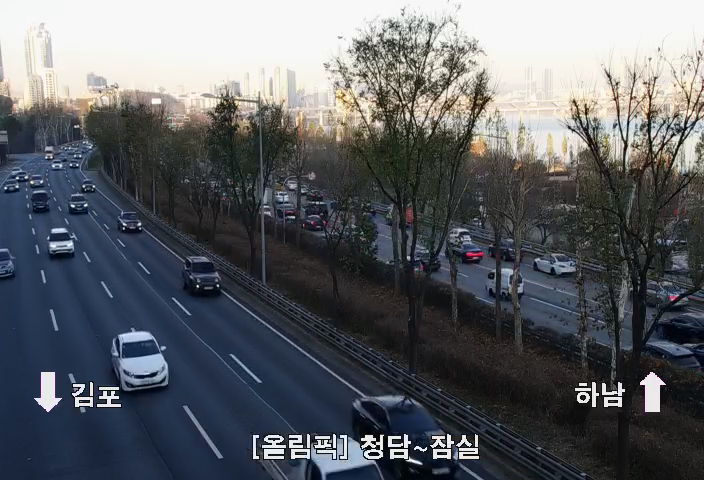
#> input picture frame 90 of 배경추출/cctv.mp4, 704 x 480 px
$ python mask_background_subtraction.py
#> lines starting #> are read from the running program, lines starting #| are printed output that depends on the picture
import cv2
import numpy as np
import os
import time
video_path = './cctv.mp4'
output_path = './mask_background_subtraction_output.mp4'
video = cv2.VideoCapture(video_path)

width = int(video.get(cv2.CAP_PROP_FRAME_WIDTH))
height = int(video.get(cv2.CAP_PROP_FRAME_HEIGHT))
fps = int(video.get(cv2.CAP_PROP_FPS))
codec = cv2.VideoWriter_fourcc(*'mp4v')

# codec = int(video.get(cv2.CAP_PROP_FOURCC))
print(codec, type(codec))

# # # codec = chr(codec&0xff) + chr((codec>>8)&0xff) + chr((codec>>16)&0xff) + chr((codec>>24)&0xff)
# # # codec = cv2.VideoWriter_fourcc(*codec)
# # print(codec)
out = cv2.VideoWriter(output_path, codec, fps, (width, height))

fgbg = cv2.createBackgroundSubtractorKNN(detectShadows=False)
# [6 lines of commented-out code are left out]
kernel = cv2.getStructuringElement(cv2.MORPH_RECT,(7,7))
time_cost = 0
fps_cost = 0
frame_num = 0
while(1):
    start = time.time()
    frame_num +=1

    return_value, frame = video.read()
#> frame is the input picture: shape (480, 704, 3); mean B, G, R 101.5, 97, 93.9
    # 비디오 프레임 정보가 있으면 계속 진행
    if return_value:
        pass
    else :
        print('비디오가 끝났거나 오류가 있습니다')
        break

    background_extraction_mask = fgbg.apply(frame)
#> background_extraction_mask: shape (480, 704); every value is 255
    # background_extraction_mask = cv2.morphologyEx(background_extraction_mask,
    #                                  cv2.MORPH_CLOSE, kernel)
    background_extraction_mask = cv2.dilate(background_extraction_mask,kernel,iterations=1)
    print(background_extraction_mask)
#> (printed output is left out)
    background_extraction_mask = np.stack((background_extraction_mask,)*3, axis=-1)
#> background_extraction_mask: shape (480, 704, 3); every value is 255
    bitwise_image = cv2.bitwise_and(frame, background_extraction_mask)

    concat_image = np.concatenate((frame,bitwise_image), axis=1)
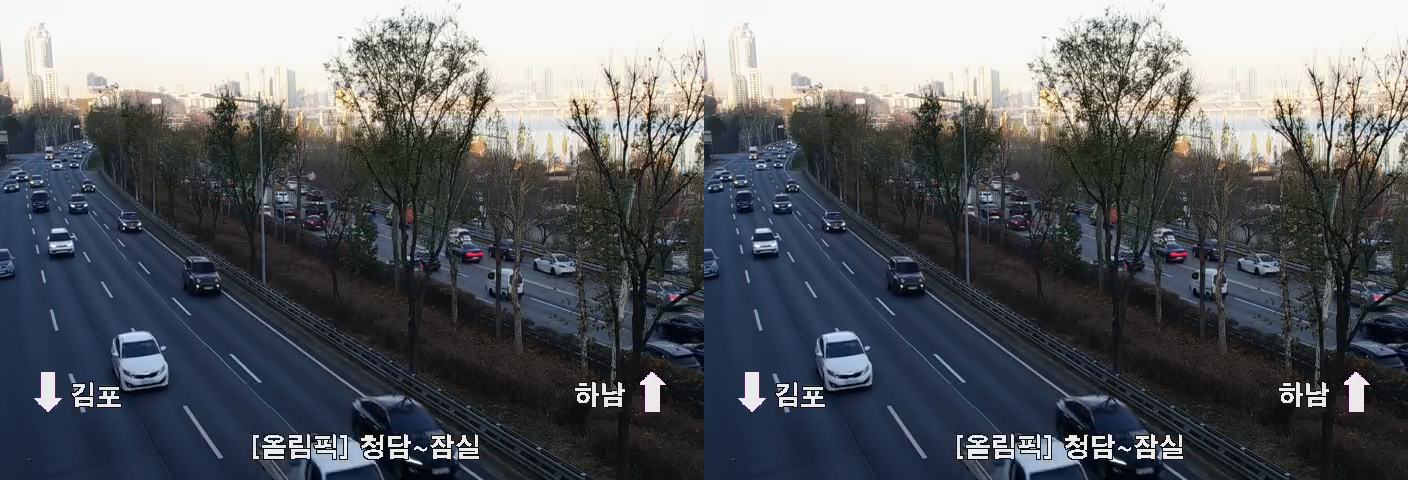
#> concat_image: shape (480, 1408, 3); mean B, G, R 101.5, 97, 93.9

    time_temp = 1000*(time.time()-start)
    if time.time()-start != 0.0:
        fps_temp = 1/(time.time()-start)
    else:
        fps_temp=0.01

    time_cost = time_cost + time_temp
    fps_cost = fps_cost + fps_temp
    print('소요 시간 : {:.2f} ms \t 평균FPS : {:.2f}'.format(time_temp,fps_temp))

    cv2.imshow('background extraction video', concat_image)
    cv2.waitKey(0)
print('소요시간 평균 : {:.2f} ms\t 평균FPS : {:.2f}'.format(time_cost / frame_num, fps_cost/ frame_num))
video.release()
cv2.destroyAllWindows()


$ run again, starting later in the video
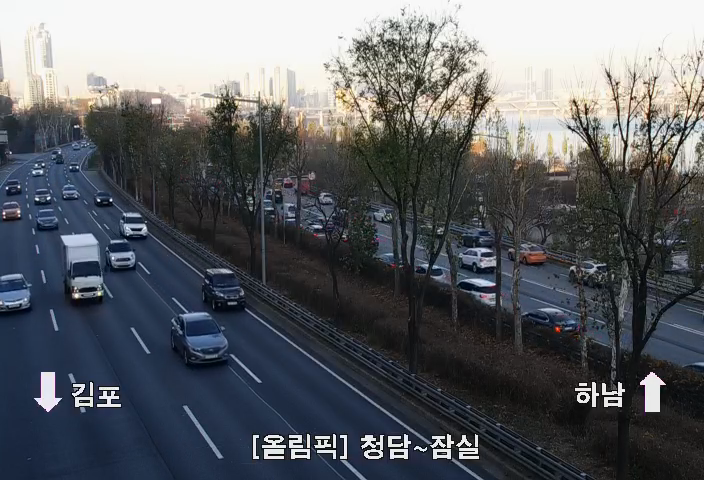
#> input picture frame 405 of 배경추출/cctv.mp4, 704 x 480 px
#> frame is the input picture: shape (480, 704, 3); mean B, G, R 101.6, 97.2, 94.1
#> (printed output is left out)
#> `concat_image = np.concatenate((frame,bitwise_image), axis=1)`:
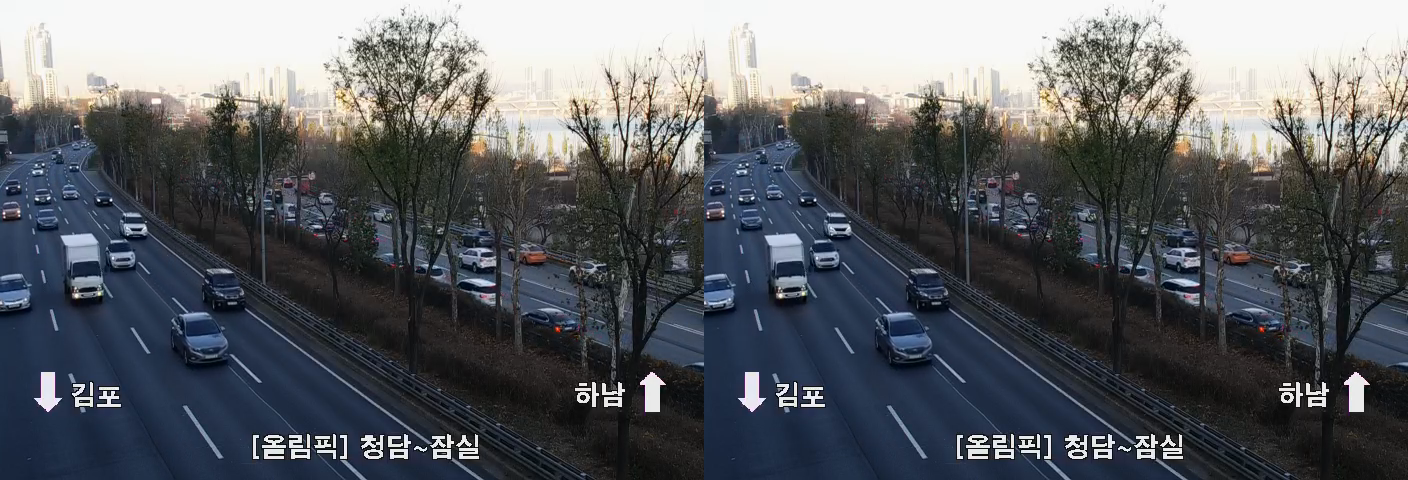
#> concat_image: shape (480, 1408, 3); mean B, G, R 101.6, 97.2, 94.1

$ run again, starting later in the video
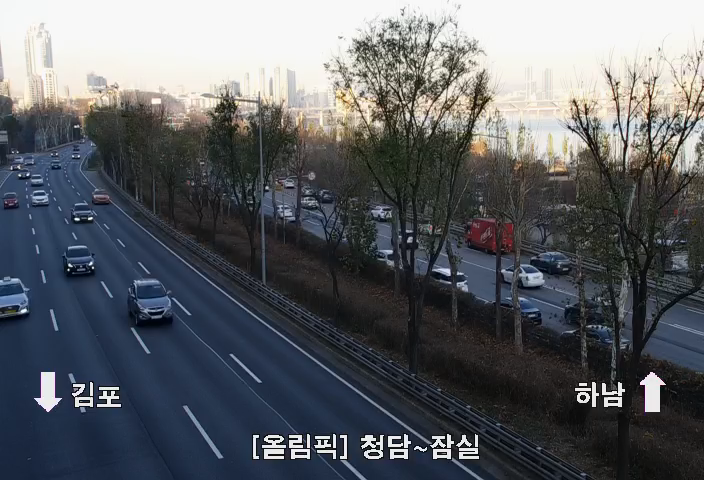
#> input picture frame 720 of 배경추출/cctv.mp4, 704 x 480 px
#> frame is the input picture: shape (480, 704, 3); mean B, G, R 101.4, 96.8, 93.6
#> (printed output is left out)
#> `concat_image = np.concatenate((frame,bitwise_image), axis=1)`:
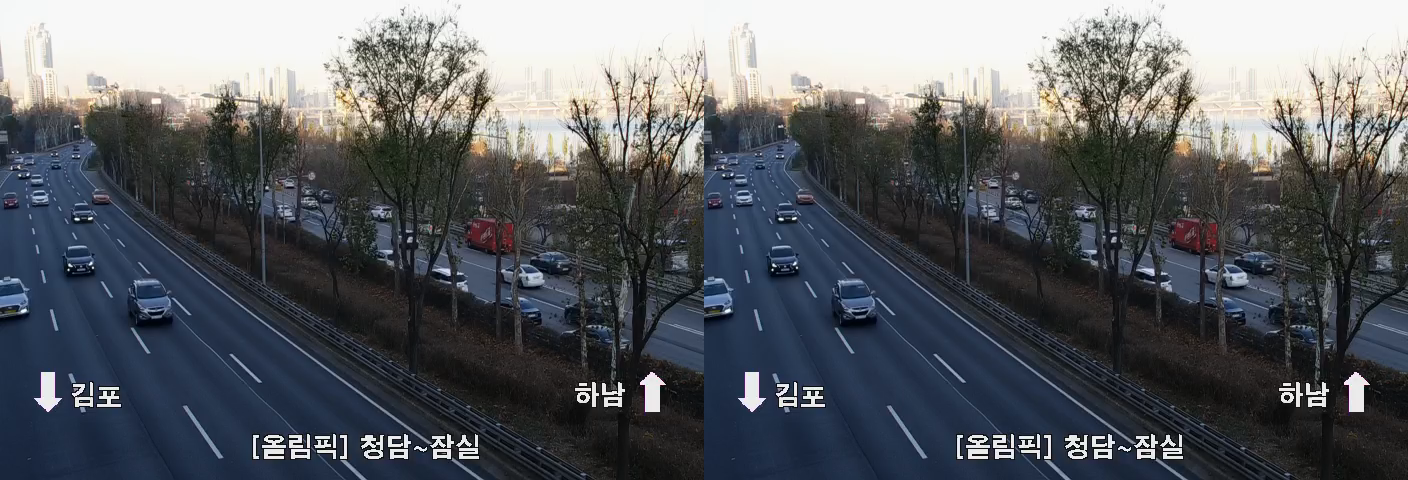
#> concat_image: shape (480, 1408, 3); mean B, G, R 101.4, 96.8, 93.6
